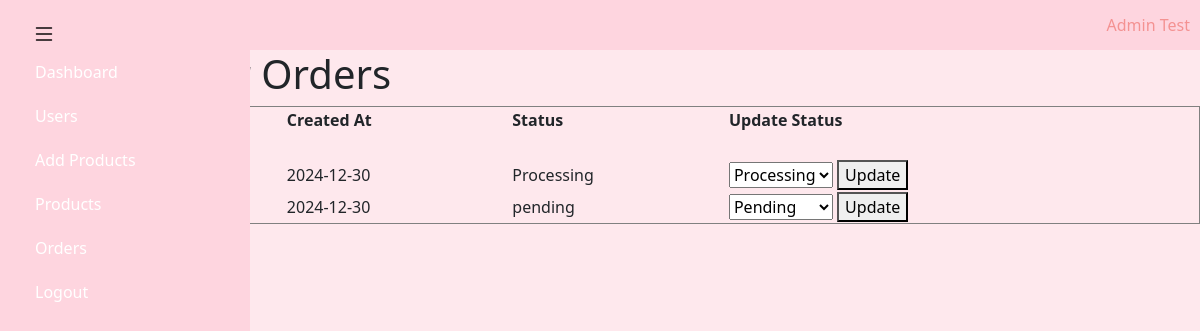
Page /admin/orders (signed in) on the committed database.
### models.py (models this page shows, shortened)
class User(db.Model):
    __tablename__ = 'users'  # Define table name in the database
    id = db.Column(db.Integer, primary_key=True)  # Primary key for user
    first_name = db.Column(db.String(50), nullable=False)  # User's first name
    last_name = db.Column(db.String(50), nullable=False)  # User's last name
    email = db.Column(db.String(100), unique=True, nullable=False)  # Unique email for user authentication
    password_hash = db.Column(db.String(128), nullable=False)  # Hashed password
    role = db.Column(db.String(10), default="user")  # User role (default: user)
    created_at = db.Column(db.DateTime, default=lambda: datetime.now(pytz.timezone('America/New_York')))  # Timestamp in NY timezone
    cart = db.relationship('Cart', back_populates='user', uselist=False)
    orders = db.relationship('Order', back_populates='user')
    @property
    def full_name(self):
        return f"{self.first_name} {self.last_name}"

class Order(db.Model):
    __tablename__ = 'orders'  # Define table name in the database
    id = db.Column(db.Integer, primary_key=True)  # Primary key for order
    user_id = db.Column(db.Integer, db.ForeignKey('users.id', name='fk_user_order'), nullable=False)
    order_date = db.Column(db.Date, default=lambda: datetime.now(pytz.timezone('America/New_York')).date())  # Date of the order
    total_price = db.Column(db.Float, nullable=False)  # Total price for the order
    total_items = db.Column(db.Integer, nullable=False, default=0)  # Total items in the order
    status = db.Column(db.String(20), default='pending')  # Order status (e.g., pending, shipped)
    order_number = db.Column(db.String(36), unique=True, nullable=False)  # UUID for unique order number
    user = db.relationship('User', back_populates='orders')
    items = db.relationship('OrderItem', back_populates='order')

### app.py (the view, shortened to what this page needs)
@app.route('/admin/orders', methods=['GET', 'POST'])
def admin_orders():
    users = User.query.filter_by(role='user').all()
    return render_template("admin_orders.html", users=users)

### app.py (called while the page is built)
@login_manager.user_loader
def load_user(user_id):
    return User.query.get(int(user_id))

### templates/admin_orders.html (shortened to what this page needs)
{% extends "admin_layout.html" %}
{% block body %}
<h1>Manage User Orders</h1>
    <table border="1">
        <thead>
            <tr>
                <th>User</th>
                <th>Order ID</th>
                <th>Created At</th>
                <th>Status</th>
                <th>Update Status</th>
            </tr>
        </thead>
        <tbody>
            {% for user in users %}
                <tr>
                    <td colspan="5"><strong>{{ user.full_name }}</strong></td>
                </tr>
                {% for order in user.orders %}
                    <tr>
                        <td></td>
                        <td>{{ order.id }}</td>
                        <td>{{ order.order_date }}</td>
                        <td>{{ order.status }}</td>
                        <td>
                            <form method="POST" action="/admin/orders">
                                <select name="status">
                                    <option value="Pending" {% if order.status == 'Pending' %}selected{% endif %}>Pending</option>
                                    <option value="Processing" {% if order.status == 'Processing' %}selected{% endif %}>Processing</option>
                                </select>
                                <button type="submit">Update</button>
                            </form>
                        </td>
                    </tr>
                {% endfor %}
            {% endfor %}
        </tbody>
    </table>
{% endblock %}

### templates/admin_layout.html (shortened to what this page needs)
<!DOCTYPE html>
<html lang="en">
    <head>
        <link href="https://cdn.jsdelivr.net/npm/bootstrap@5.3.3/dist/css/bootstrap.min.css" rel="stylesheet">
        <link href="https://cdn.jsdelivr.net/npm/bootstrap-icons/font/bootstrap-icons.css" rel="stylesheet">
        <link href="/static/styles.css" rel="stylesheet">
    </head>
    <body style="background-color: #FEE8ED;">
        <div class="admin_dash" style="display:flex; height:100vh;">
            <div id="sidebar" class="sidebar" style="background-color: #FED5DF;">
                <div class="sidebar-nav">
                    <ul class="nav flex-column">
                        <li class="nav-item">
                            <a class="nav-link text-white link" href="/admin/dashboard">Dashboard</a>
                        </li>
                        <li class="nav-item">
                            <a class="nav-link text-white link" href="#">Users</a>
                        </li>
                        <li class="nav-item">
                            <a class="nav-link text-white link" href="/admin/add_products"> Add Products</a>
                        </li>
                        <li class="nav-item">
                            <a class="nav-link text-white link" href="/admin/listing">Products</a>
                        </li>
                        <li class="nav-item">
                            <a class="nav-link text-white link" href="/admin/orders">Orders</a>
                        </li>
                        <li class="nav-item">
                            <a class="nav-link text-white link" href="/logout">Logout</a>
                        </li>
                    </ul>
                </div>
            </div>
            <div class="topnav">
                    <button class="btn btn-light" id="toggleSidebarButton" onclick="collapse(event)">
                        <i class="bi bi-list"></i>
                    </button>
                    <div class="profile">{{ current_user.full_name | title }}</div>
            </div>
            {% block body %}{% endblock %}
        </div>
    </body>
</html>

### static/styles.css (style rules this page uses)
body { display: flex; flex-direction: column; height: 100vh; }
.sidebar { display: flex; flex-direction: column; width: 250px; max-width: 30%; height: 100vh; position: fixed; top: 0; left: 0; padding-left: 20px ; background-color: #FED5DF; transition: width 0.3s ease, padding 0.3s ease; flex: 1; }
.sidebar-nav { margin-top: 50px; transition: opacity 0.3s ease; }
.link { color: white; text-decoration: none; padding: 10px 15px; transition: background-color 0.3s; }
#toggleSidebarButton { top: 10px; left: 20px; border: none; cursor: pointer; opacity: 1; background: transparent; position: absolute; z-index: 2000; }
#toggleSidebarButton i { font-size: 1.5rem; }
.topnav { background-color: #FED5DF; height: 50px; display: flex; justify-content: right; position: relative; }
.admin_dash { display: flex; flex-direction: column; }
.profile { display: flex; align-items: center; justify-content: center; padding-right: 10px; color: #f49292; }

### rows in the picture
User: full_name "Admin Test"
Order: order_date "2024-12-30", status "Processing"
Order: order_date "2024-12-30", status "pending"
